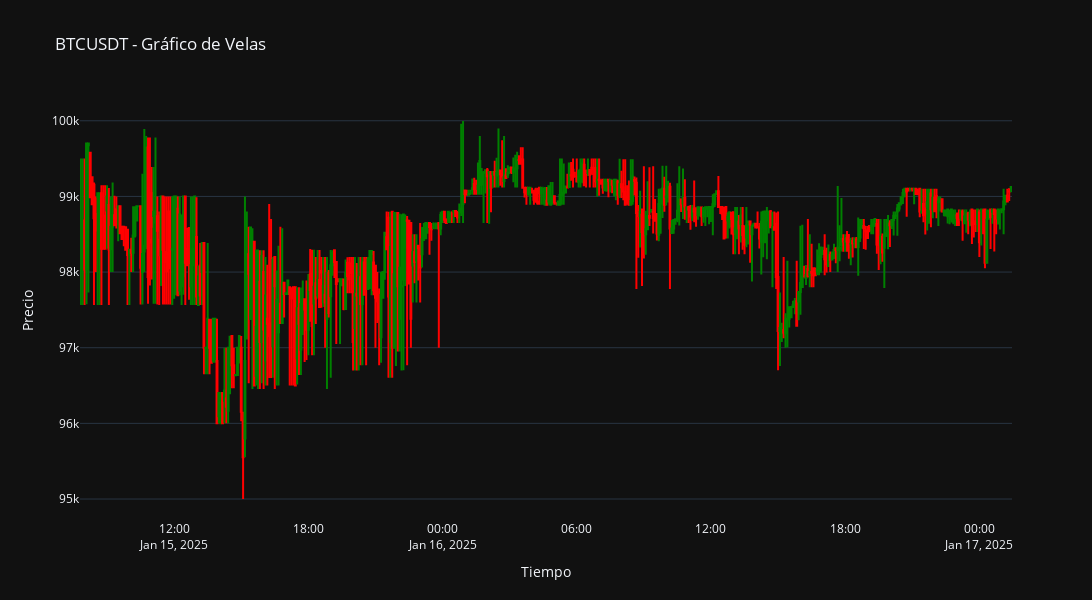

The notebook cell this image was saved under:
### Code cell
import pandas as pd
import plotly.graph_objects as go

def plot_chart(btc_historical, chart_type="line"):
    # Asegúrate de que los valores de tiempo están en milisegundos
    btc_historical_corrected = [
        [kline[0], *kline[1:6], kline[6], *kline[7:]] for kline in btc_historical
    ]

    # Convierte datos a DataFrame
    df = pd.DataFrame(
        btc_historical_corrected,
        columns=["Open Time", "Open", "High", "Low", "Close", "Volume", "Close Time", "Quote Asset Volume", "Number of Trades", "Taker Buy Base Volume", "Taker Buy Quote Volume", "Ignore"]
    )

    # Convertir el tiempo a formato datetime
    df["Open Time"] = pd.to_datetime(df["Open Time"], unit="ms")
    df["Open"] = df["Open"].astype(float)
    df["High"] = df["High"].astype(float)
    df["Low"] = df["Low"].astype(float)
    df["Close"] = df["Close"].astype(float)

    # Verifica los primeros registros
    print(df.head())

    if chart_type == "line":
        # Gráfico de líneas con plotly
        fig = go.Figure()
        fig.add_trace(go.Scatter(x=df["Open Time"], y=df["Close"], mode='lines', name='Precio de cierre'))

        fig.update_layout(
            title="BTCUSDT - Precios de cierre",
            xaxis_title="Tiempo",
            yaxis_title="Precio",
            xaxis_rangeslider_visible=False,  # Desactivar el slider de rango
            dragmode='zoom',  # Habilitar desplazamiento y zoom con el mouse
            hovermode='x unified',  # Mostrar todos los valores en un punto a la vez
            template="plotly_dark",  # Estilo oscuro opcional
            width=1200,  # Ajustar el ancho del gráfico
            height=600,  # Ajustar el alto del gráfico
            autosize=True,  # Hacer el gráfico más adaptable
            xaxis=dict(
                rangeslider=dict(visible=False),  # No mostrar el slider
                showgrid=False  # Opcional, para un fondo más limpio
            ),
            yaxis=dict(showgrid=True)  # Mostrar cuadrícula para los valores del eje Y
        )
        fig.show()

    elif chart_type == "candle":
        # Gráfico de velas con plotly
        fig = go.Figure(data=[go.Candlestick(
            x=df["Open Time"],
            open=df["Open"],
            high=df["High"],
            low=df["Low"],
            close=df["Close"],
            increasing_line_color="green", 
            decreasing_line_color="red"
        )])

        fig.update_layout(
            title="BTCUSDT - Gráfico de Velas",
            xaxis_title="Tiempo",
            yaxis_title="Precio",
            xaxis_rangeslider_visible=False,  # Desactivar el slider de rango
            dragmode='zoom',  # Habilitar desplazamiento y zoom
            hovermode='x unified',  # Mostrar todos los valores en un punto a la vez
            template="plotly_dark",  # Estilo oscuro opcional
            width=1200,  # Ajustar el ancho del gráfico
            height=600,  # Ajustar el alto del gráfico
            autosize=True,  # Hacer el gráfico más adaptable
            xaxis=dict(
                rangeslider=dict(visible=False),  # No mostrar el slider
                showgrid=False  # Opcional, para un fondo más limpio
            ),
            yaxis=dict(showgrid=True)  # Mostrar cuadrícula para los valores del eje Y
        )
        fig.show()

    else:
        raise ValueError("chart_type debe ser 'line' o 'candle'.")

# Llamar la función para probar
plot_chart(btc_historical, chart_type="candle")

### Figure 1 — Plotly figure (JSON) as saved in the notebook; plotly's stock layout.template omitted (floating-point values rounded to 4 significant figures; data arrays with more than 128 entries replaced by an {"elided": "..."} marker saying what was removed)
{"data": [{"close": {"elided": "500 float values"}, "decreasing": {"line": {"color": "red"}}, "high": {"elided": "500 float values"}, "increasing": {"line": {"color": "green"}}, "low": {"elided": "500 float values"}, "open": {"elided": "500 float values"}, "type": "candlestick", "x": {"elided": "500 str values"}}], "layout": {"autosize": true, "dragmode": "zoom", "height": 600, "hovermode": "x unified", "title": {"text": "BTCUSDT - Gráfico de Velas"}, "width": 1200, "xaxis": {"rangeslider": {"visible": false}, "showgrid": false, "title": {"text": "Tiempo"}}, "yaxis": {"showgrid": true, "title": {"text": "Precio"}}}}
